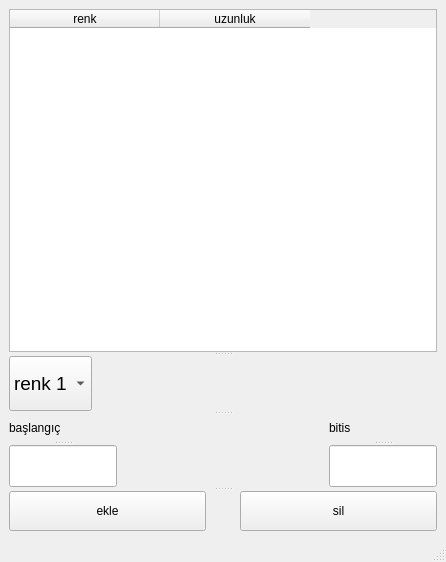
<?xml version="1.0" encoding="UTF-8"?>
<ui version="4.0">
 <class>MainWindow</class>
 <widget class="QMainWindow" name="MainWindow">
  <property name="geometry">
   <rect>
    <x>0</x>
    <y>0</y>
    <width>446</width>
    <height>562</height>
   </rect>
  </property>
  <property name="windowTitle">
   <string>MainWindow</string>
  </property>
  <widget class="QWidget" name="centralwidget">
   <layout class="QGridLayout" name="gridLayout">
    <item row="0" column="0">
     <widget class="QSplitter" name="splitter_4">
      <property name="orientation">
       <enum>Qt::Vertical</enum>
      </property>
      <widget class="QSplitter" name="splitter_3">
       <property name="orientation">
        <enum>Qt::Vertical</enum>
       </property>
       <widget class="QTableWidget" name="tableWidget">
        <attribute name="horizontalHeaderDefaultSectionSize">
         <number>150</number>
        </attribute>
        <column>
         <property name="text">
          <string>renk</string>
         </property>
        </column>
        <column>
         <property name="text">
          <string>uzunluk</string>
         </property>
        </column>
       </widget>
       <widget class="QWidget" name="">
        <layout class="QHBoxLayout" name="horizontalLayout_4">
         <item>
          <widget class="QComboBox" name="comboBox">
           <property name="sizePolicy">
            <sizepolicy hsizetype="Preferred" vsizetype="Preferred">
             <horstretch>0</horstretch>
             <verstretch>10</verstretch>
            </sizepolicy>
           </property>
           <property name="font">
            <font>
             <pointsize>14</pointsize>
            </font>
           </property>
           <item>
            <property name="text">
             <string>renk 1</string>
            </property>
           </item>
           <item>
            <property name="text">
             <string>renk 2</string>
            </property>
           </item>
           <item>
            <property name="text">
             <string>renk 3</string>
            </property>
           </item>
           <item>
            <property name="text">
             <string>renk 4</string>
            </property>
           </item>
           <item>
            <property name="text">
             <string>renk 5</string>
            </property>
           </item>
           <item>
            <property name="text">
             <string>renk 6</string>
            </property>
           </item>
           <item>
            <property name="text">
             <string>renk 7</string>
            </property>
           </item>
           <item>
            <property name="text">
             <string>renk 8</string>
            </property>
           </item>
          </widget>
         </item>
         <item>
          <spacer name="horizontalSpacer_3">
           <property name="orientation">
            <enum>Qt::Horizontal</enum>
           </property>
           <property name="sizeHint" stdset="0">
            <size>
             <width>68</width>
             <height>20</height>
            </size>
           </property>
          </spacer>
         </item>
        </layout>
       </widget>
      </widget>
      <widget class="QWidget" name="">
       <layout class="QHBoxLayout" name="horizontalLayout_3">
        <item>
         <widget class="QSplitter" name="splitter">
          <property name="orientation">
           <enum>Qt::Vertical</enum>
          </property>
          <widget class="QLabel" name="label">
           <property name="text">
            <string>başlangıç</string>
           </property>
          </widget>
          <widget class="QLineEdit" name="lineEdit_2">
           <property name="sizePolicy">
            <sizepolicy hsizetype="Preferred" vsizetype="Preferred">
             <horstretch>0</horstretch>
             <verstretch>0</verstretch>
            </sizepolicy>
           </property>
          </widget>
         </widget>
        </item>
        <item>
         <spacer name="horizontalSpacer">
          <property name="orientation">
           <enum>Qt::Horizontal</enum>
          </property>
          <property name="sizeHint" stdset="0">
           <size>
            <width>34</width>
            <height>17</height>
           </size>
          </property>
         </spacer>
        </item>
        <item>
         <widget class="QSplitter" name="splitter_2">
          <property name="orientation">
           <enum>Qt::Vertical</enum>
          </property>
          <widget class="QLabel" name="label_2">
           <property name="text">
            <string>bitis</string>
           </property>
          </widget>
          <widget class="QLineEdit" name="lineEdit">
           <property name="sizePolicy">
            <sizepolicy hsizetype="Preferred" vsizetype="Preferred">
             <horstretch>0</horstretch>
             <verstretch>0</verstretch>
            </sizepolicy>
           </property>
          </widget>
         </widget>
        </item>
       </layout>
      </widget>
      <widget class="QWidget" name="horizontalLayoutWidget">
       <layout class="QHBoxLayout" name="horizontalLayout_2">
        <item>
         <widget class="QPushButton" name="btnEkle">
          <property name="sizePolicy">
           <sizepolicy hsizetype="Preferred" vsizetype="Preferred">
            <horstretch>0</horstretch>
            <verstretch>0</verstretch>
           </sizepolicy>
          </property>
          <property name="text">
           <string>ekle</string>
          </property>
         </widget>
        </item>
        <item>
         <spacer name="horizontalSpacer_2">
          <property name="orientation">
           <enum>Qt::Horizontal</enum>
          </property>
          <property name="sizeType">
           <enum>QSizePolicy::Fixed</enum>
          </property>
          <property name="sizeHint" stdset="0">
           <size>
            <width>28</width>
            <height>20</height>
           </size>
          </property>
         </spacer>
        </item>
        <item>
         <widget class="QPushButton" name="btnSil">
          <property name="sizePolicy">
           <sizepolicy hsizetype="Preferred" vsizetype="Preferred">
            <horstretch>0</horstretch>
            <verstretch>0</verstretch>
           </sizepolicy>
          </property>
          <property name="text">
           <string>sil</string>
          </property>
         </widget>
        </item>
       </layout>
      </widget>
     </widget>
    </item>
   </layout>
  </widget>
  <widget class="QMenuBar" name="menubar">
   <property name="geometry">
    <rect>
     <x>0</x>
     <y>0</y>
     <width>446</width>
     <height>22</height>
    </rect>
   </property>
  </widget>
  <widget class="QStatusBar" name="statusbar"/>
 </widget>
 <resources/>
 <connections/>
</ui>
